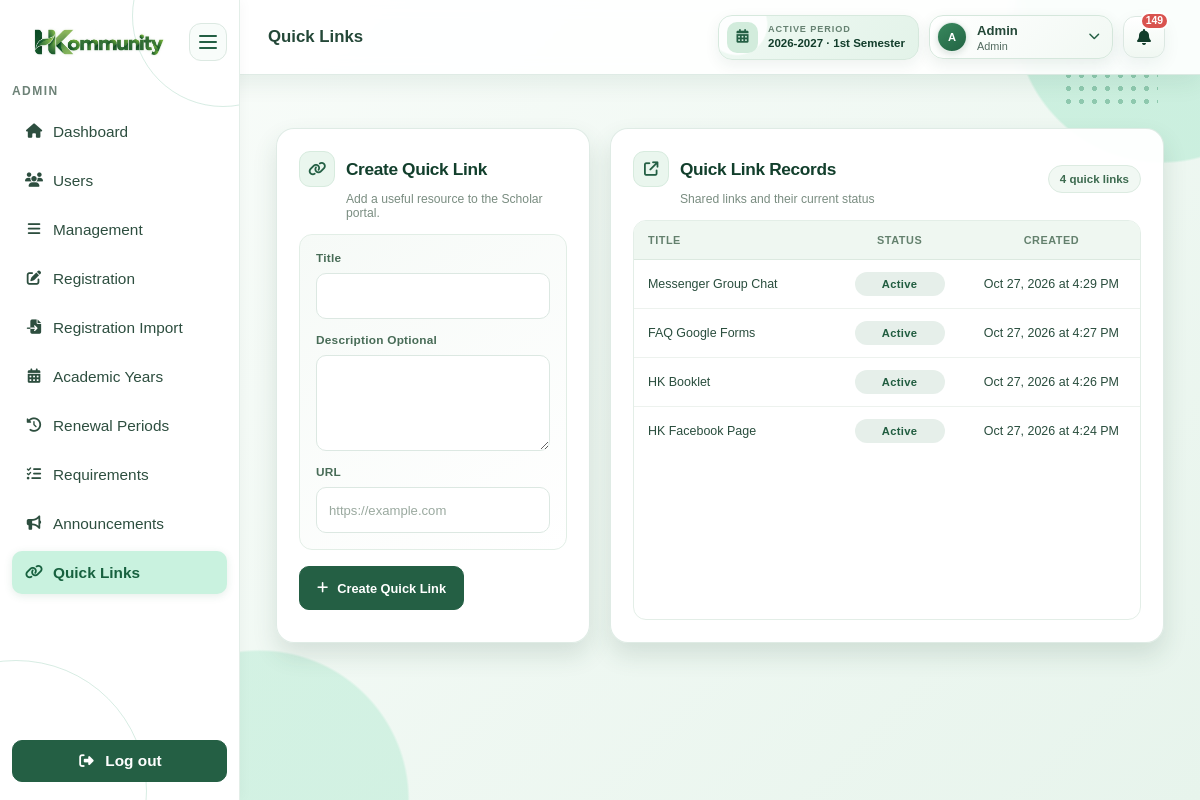
Before: /public/admin/quick-links.php (signed in) with the older database file.
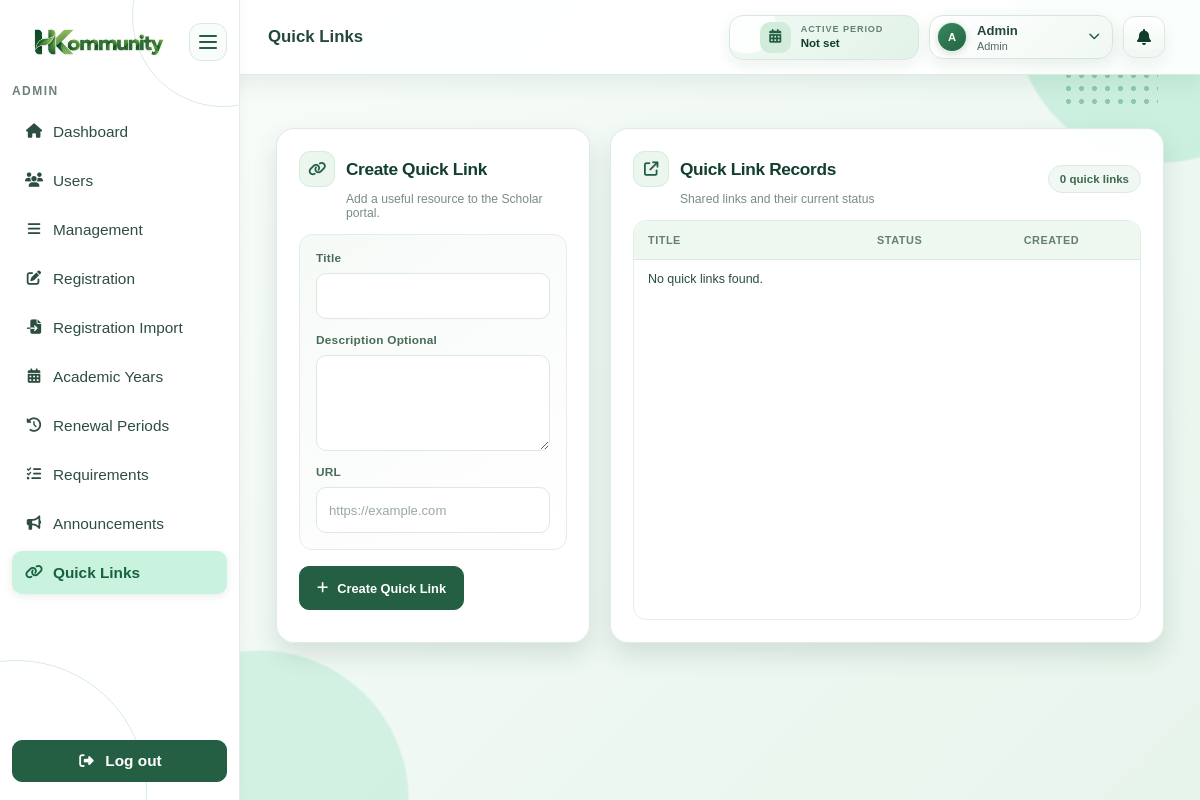
After: the same page with the newer database file.
### tables this page shows
CREATE TABLE `semesters` (
  `id` bigint(20) UNSIGNED NOT NULL,
  `academic_year_id` bigint(20) UNSIGNED NOT NULL,
  `semester` enum('1st Semester','2nd Semester') NOT NULL,
  `status` enum('active','inactive') NOT NULL DEFAULT 'inactive'
);

CREATE TABLE `academic_years` (
  `id` bigint(20) UNSIGNED NOT NULL,
  `academic_year` varchar(9) NOT NULL,
  `status` enum('active','inactive') NOT NULL DEFAULT 'inactive'
);

CREATE TABLE `quick_links` (
  `id` bigint(20) UNSIGNED NOT NULL,
  `title` varchar(150) NOT NULL,
  `description` varchar(255) DEFAULT NULL,
  `url` text NOT NULL,
  `status` enum('active','inactive') NOT NULL DEFAULT 'active',
  `created_by` bigint(20) UNSIGNED NOT NULL,
  `created_at` timestamp NOT NULL DEFAULT current_timestamp()
);

### app/views/components/helpers.php (called while the page is built, shortened)
<?php
function e(mixed $value): string
{
    return htmlspecialchars((string) $value, ENT_QUOTES, 'UTF-8');
}

### app/models/Notification.php (called while the page is built, shortened)
<?php
class Notification
{
    private PDO $pdo;
    public function __construct(PDO $pdo)
    {
        $this->pdo = $pdo;
    }
    public function getUnreadCount(int $userId): int
    {
        $stmt = $this->pdo->prepare(
            "SELECT COUNT(*) FROM notifications WHERE user_id = :user_id AND is_read = 0"
        );
        $stmt->execute(['user_id' => $userId]);
        return (int) $stmt->fetchColumn();
    }
}

### app/models/QuickLink.php (called while the page is built, shortened)
<?php
class QuickLink
{
    private PDO $pdo;
    public function __construct(PDO $pdo)
    {
        $this->pdo = $pdo;
    }
    public function allAdmin(): array
    {
        return $this->pdo->query(
            "SELECT * FROM quick_links ORDER BY created_at DESC"
        )->fetchAll();
    }
}

### public/admin/quick-links.php (the view, shortened to what the changed rows need)
<?php
require_once __DIR__ . '/../../config/database.php';
require_once __DIR__ . '/../../app/models/QuickLink.php';
require_once __DIR__ . '/../../app/views/components/helpers.php';
$model = new QuickLink($pdo);
$items = $model->allAdmin();
require __DIR__ . '/../../app/views/components/header.php';
?>
<main class="admin-quick-links-main">
    <section class="duty-records-content admin-users-page admin-quick-links-page">
        <div class="admin-quick-links-layout">
        <section class="records-card admin-users-card" aria-labelledby="create-quick-link-title">
            <div class="records-head">
                <div>
                    <h2 class="admin-users-section-title" id="create-quick-link-title">
                        <span class="admin-users-section-icon"><i class="fa-solid fa-link" aria-hidden="true"></i></span>
                        Create Quick Link
                    </h2>
                </div>
            </div>
        </section>
        <section class="records-card admin-users-card" aria-labelledby="quick-link-records-title">
            <div class="records-head">
                <div>
                    <h2 class="admin-users-section-title" id="quick-link-records-title">
                        <span class="admin-users-section-icon"><i class="fa-solid fa-arrow-up-right-from-square" aria-hidden="true"></i></span>
                        Quick Link Records
                    </h2>
                </div>
                <div class="admin-quick-links-tools">
                    <span class="record-count"><?= e(count($items)) ?> quick links</span>
                </div>
            </div>
            <div class="table-scroll">
                <table class="data-table admin-role-table admin-quick-links-table" id="admin-quick-links-table">
                    <thead>
                        <tr>
                            <th>Title</th>
                            <th>Status</th>
                            <th>Created</th>
                        </tr>
                    </thead>
                    <tbody>
                        <?php foreach ($items as $item): ?>
                            <tr
                                class="admin-popout-row"
                                tabindex="0"
                                data-admin-dialog="admin-quick-link-<?= e($item['id']) ?>"
                                aria-haspopup="dialog"
                                aria-controls="admin-quick-link-<?= e($item['id']) ?>"
                            >
                                <td><?= e($item['title']) ?></td>
                                <td><span class="status-pill status-<?= e($item['status']) ?>"><?= e(ucfirst($item['status'])) ?></span></td>
                                <td><?= e((new DateTime($item['created_at']))->format('M j, Y \a\t g:i A')) ?></td>
                            </tr>
                        <?php endforeach; ?>
                        <?php if (!$items): ?>
                            <tr><td colspan="3">No quick links found.</td></tr>
                        <?php endif; ?>
                    </tbody>
                </table>
            </div>
        </section>
        </div>
    </section>
</main>
<?php
require __DIR__ . '/../../app/views/components/footer.php';
?>

### app/views/components/header.php (shortened to what the changed rows need)
<?php
require_once __DIR__ . '/../../models/Notification.php';
require_once __DIR__ . '/helpers.php';
$pageStyles = array_merge(['public/assets/css/users.css'], $pageStyles ?? []);
$sharedStyles = [
    'foundation.css',
    'dashboards.css',
    'duties.css',
    'coordinator.css',
    'admin.css',
    'scholar-records.css',
    'reports.css',
    'shared-pages.css',
    'components.css',
    'responsive.css',
    'scholar-pages.css',
    'admin-progress.css',
    'responsive-overrides.css',
    'descriptions.css',
];
$currentRole = $_SESSION['role'] ?? '';
$pageClass = trim(
    'app-page '
    . ($currentRole === 'admin' ? 'admin-portal ' : '')
    . ($currentRole === 'coordinator' ? 'coordinator-portal ' : '')
    . ($currentRole === 'scholar' ? 'scholar-portal ' : '')
    . ($pageClass ?? '')
);
$headerUnreadNotifications = 0;
$headerActivePeriod = null;
$headerScholarPeriodContext = null;
if (isset($pdo, $_SESSION['user_id'])) {
    $notificationModel = new Notification($pdo);
    $headerUnreadNotifications = $notificationModel->getUnreadCount((int) $_SESSION['user_id']);
    if ($currentRole === 'scholar') {
        $headerScholar = isset($scholar) && is_array($scholar)
            ? $scholar
            : (new Scholar($pdo))->findByUserId((int) $_SESSION['user_id']);
        if ($headerScholar) {
            $headerScholarPeriodContext = isset($scholarPeriodContext) && is_array($scholarPeriodContext)
                ? $scholarPeriodContext
                : ScholarPeriodContext::resolve($pdo, $headerScholar);
            $headerActivePeriod = $headerScholarPeriodContext['selected'];
        }
    } else {
        $activePeriodStmt = $pdo->query(
            "SELECT ay.academic_year, sm.semester
             FROM semesters sm
             JOIN academic_years ay ON ay.id = sm.academic_year_id
             WHERE sm.status = 'active' AND ay.status = 'active'
             ORDER BY ay.academic_year DESC,
                      FIELD(sm.semester, '1st Semester', '2nd Semester') DESC
             LIMIT 1"
        );
        $headerActivePeriod = $activePeriodStmt->fetch() ?: null;
    }
}
?>
<!DOCTYPE html>
<html lang="en">
<head>
    <link rel="stylesheet" href="<?= BASE_URL ?>public/assets/fontawesome/css/all.min.css?v=<?= filemtime(__DIR__ . '/../../../public/assets/fontawesome/css/all.min.css') ?>">
    <?php foreach ($sharedStyles as $style): ?>
        <link rel="stylesheet" href="<?= BASE_URL ?>public/assets/css/<?= e($style) ?>?v=<?= filemtime(__DIR__ . '/../../../public/assets/css/' . $style) ?>">
    <?php endforeach; ?>
    <?php foreach ($pageStyles as $style): ?>
        <link rel="stylesheet" href="<?= BASE_URL . ltrim($style, '/') ?>">
    <?php endforeach; ?>
</head>
<body class="<?= e($pageClass) ?>">
<header class="app-header">
    <div class="header-actions">
        <?php if ($currentRole === 'scholar' && $headerScholarPeriodContext): ?>
            <?php
            $periodRequestPath = parse_url((string) ($_SERVER['REQUEST_URI'] ?? ''), PHP_URL_PATH);
            $periodRequestPath = is_string($periodRequestPath) ? $periodRequestPath : BASE_URL . 'public/scholar/dashboard.php';
            $periodQuery = $_GET;
            unset($periodQuery['view_period_id']);
            $periodQuery['view_period_id'] = 'current';
            $currentPeriodUrl = $periodRequestPath . '?' . http_build_query($periodQuery);
            ?>
            <div class="header-menu period-menu">
                <button class="header-period-badge<?= $headerScholarPeriodContext['can_transact'] ? '' : ' is-read-only' ?>" type="button" aria-expanded="false" aria-controls="period-options" aria-label="Choose academic period">
                    <span class="header-period-icon"><i class="fa-solid fa-calendar-days" aria-hidden="true"></i></span>
                    <span class="header-period-copy">
                        <small><?= $headerScholarPeriodContext['can_transact'] ? 'ACTIVE PERIOD' : 'VIEWING HISTORY · READ ONLY' ?></small>
                        <b><?= $headerActivePeriod
                            ? e($headerActivePeriod['academic_year'] . ' · ' . $headerActivePeriod['semester'])
                            : 'No period selected' ?></b>
                    </span>
                    <i class="fa-solid fa-chevron-down header-period-chevron" aria-hidden="true"></i>
                </button>
                <div class="header-menu-options period-options" id="period-options" hidden>
                    <?php if ($headerScholarPeriodContext['current']): ?>
                        <a class="period-option<?= $headerScholarPeriodContext['can_transact'] ? ' is-selected' : '' ?>" href="<?= e($currentPeriodUrl) ?>">
                            <span><b><?= e($headerScholarPeriodContext['current']['academic_year'] . ' · ' . $headerScholarPeriodContext['current']['semester']) ?></b><small>Current active period</small></span>
                            <i class="fa-solid fa-circle-check" aria-hidden="true"></i>
                        </a>
                    <?php endif; ?>
                    <?php foreach ($headerScholarPeriodContext['periods'] as $period): ?>
                        <?php if ($headerScholarPeriodContext['current'] && (int) $period['id'] === (int) $headerScholarPeriodContext['current']['id']) { continue; } ?>
                        <?php
                        $periodQuery['view_period_id'] = (string) $period['id'];
                        $periodUrl = $periodRequestPath . '?' . http_build_query($periodQuery);
                        $isSelectedPeriod = $headerActivePeriod && (int) $headerActivePeriod['id'] === (int) $period['id'];
                        ?>
                        <a class="period-option<?= $isSelectedPeriod ? ' is-selected' : '' ?>" href="<?= e($periodUrl) ?>">
                            <span><b><?= e($period['academic_year'] . ' · ' . $period['semester']) ?></b><small><?= e($period['year_level']) ?> · View only</small></span>
                            <i class="fa-solid fa-lock" aria-hidden="true"></i>
                        </a>
                    <?php endforeach; ?>
                    <?php if (!$headerScholarPeriodContext['current'] && !$headerScholarPeriodContext['periods']): ?>
                        <p class="period-options-empty">No academic period history is available.</p>
                    <?php endif; ?>
                </div>
            </div>
        <?php else: ?>
            <button class="header-period-badge header-period-display" type="button" aria-expanded="false" aria-label="<?= $headerActivePeriod
                ? e('Active period: ' . $headerActivePeriod['academic_year'] . ' ' . $headerActivePeriod['semester'])
                : 'No active academic period' ?>">
                <span class="header-period-copy">
                    <small>ACTIVE PERIOD</small>
                    <b><?= $headerActivePeriod
                        ? e($headerActivePeriod['academic_year'] . ' · ' . $headerActivePeriod['semester'])
                        : 'Not set' ?></b>
                </span>
            </button>
        <?php endif; ?>
        <div class="header-menu notification-menu">
            <button class="notification-toggle" type="button" aria-expanded="false" aria-controls="notification-options" aria-label="Notifications">
                <i class="fa-solid fa-bell" aria-hidden="true"></i>
                <?php if ($headerUnreadNotifications > 0): ?><span class="notification-badge"><?= e($headerUnreadNotifications) ?></span><?php endif; ?>
            </button>
        </div>
    </div>
</header>

Changed rows visible on the page:
removed semesters: academic_year+semester "2026-2027 · 1st Semester"
removed quick_links: title "Messenger Group Chat", status "Active", created_at "Oct 27, 2026 at 4:29 PM"
removed quick_links: title "FAQ Google Forms", status "Active", created_at "Oct 27, 2026 at 4:27 PM"
removed quick_links: title "HK Booklet", status "Active", created_at "Oct 27, 2026 at 4:26 PM"
removed quick_links: title "HK Facebook Page", status "Active", created_at "Oct 27, 2026 at 4:24 PM"
Other visible differences:
count($items): "4" → "0"
$headerUnreadNotifications: "149" → (not shown)
text now shown: "Not set No quick links found."
